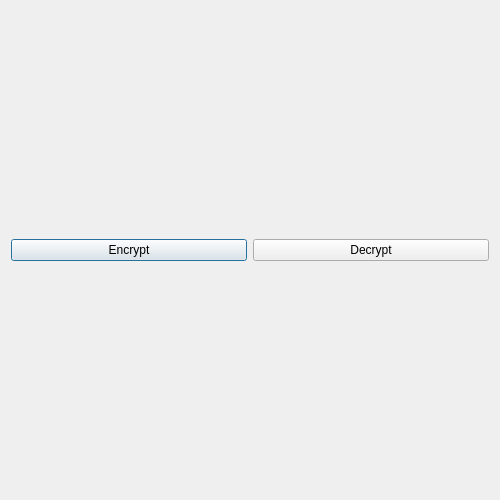
<?xml version="1.0" encoding="UTF-8"?>
<ui version="4.0">
 <class>AsymEncWindow</class>
 <widget class="QDialog" name="AsymEncWindow">
  <property name="geometry">
   <rect>
    <x>0</x>
    <y>0</y>
    <width>500</width>
    <height>500</height>
   </rect>
  </property>
  <property name="windowTitle">
   <string>Asymmetric Encryption</string>
  </property>
  <layout class="QHBoxLayout" name="horizontalLayout">
   <item>
    <widget class="QPushButton" name="pushButton">
     <property name="text">
      <string>Encrypt</string>
     </property>
    </widget>
   </item>
   <item>
    <widget class="QPushButton" name="pushButton_2">
     <property name="text">
      <string>Decrypt</string>
     </property>
    </widget>
   </item>
  </layout>
 </widget>
 <resources/>
 <connections/>
</ui>
